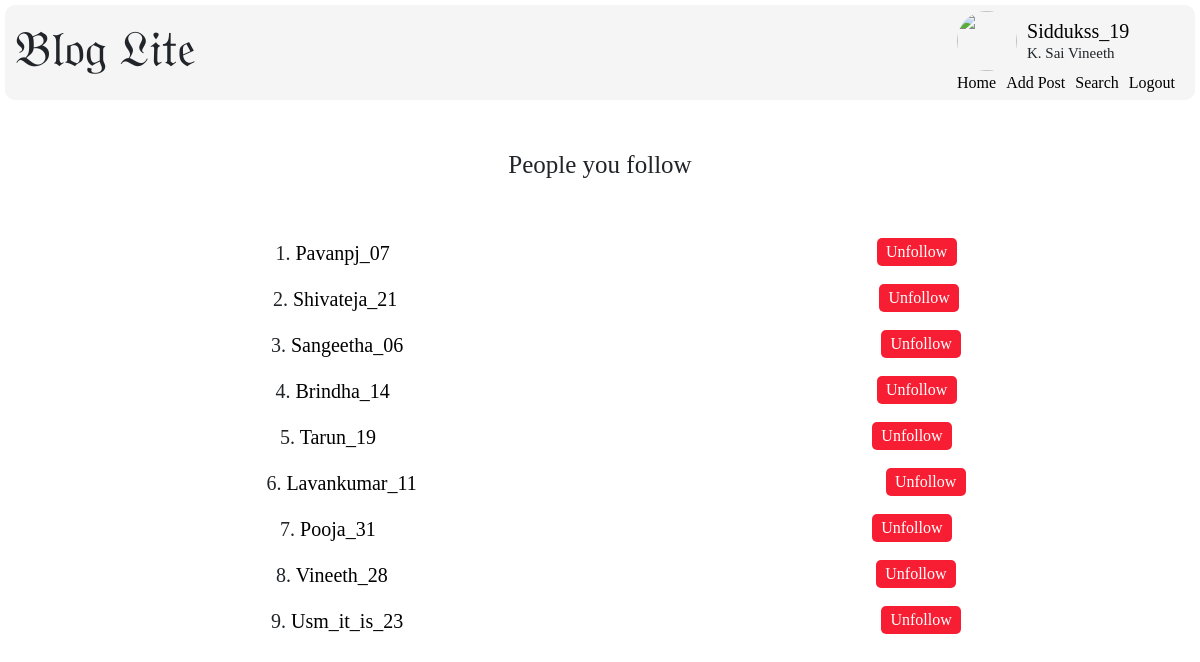
/following/Siddukss_19 (signed in), run on the app's committed database.
### application/models.py (models this page shows)
class User(db.Model):
    __tablename__ = 'user'
    user_id = db.Column(db.Integer, autoincrement = True, primary_key = True, unique = True)
    name = db.Column(db.String, nullable = False)
    username = db.Column(db.String, nullable = False, unique = True)
    password = db.Column(db.String, nullable = False)
    email = db.Column(db.String, nullable = False, unique = True)
    mobile_number = db.Column(db.Integer, nullable = False, unique = True)
    created_date = db.Column(db.String, nullable = False)
    updated_date = db.Column(db.String, nullable = False)
    userposts = db.relationship('UserPosts', backref = 'user', lazy = True)
    profilepics = db.relationship('ProfilePics', backref = 'user', lazy = True)
    followers_list = db.relationship('Followers_List', backref = 'user', lazy = True)
    following_list = db.relationship('Following_List', backref = 'user', lazy = True)
    comments = db.relationship('Comments', backref='user', lazy = True)

### application/controllers.py (the view)
@app.route('/following/<username>', methods=["GET"])
def view_following(username):
    if not g.user:
        return redirect(url_for('session_expired'))
    if request.method == "GET":
        user = User.query.filter_by(username = username).first()
        following = Following_List.query.filter_by(user_id = user.user_id).all()
        following_list = []
        for follow in following:
            user = User.query.filter_by(user_id = follow.following_id).first()
            following_list.append(user)
        return render_template('view_following.html', username = username, name = session['fullname'], following_list = following_list)

### application/controllers.py (called while the page is built)
@app.before_request
def before_request():
    g.user = None
    if 'user' in session:
        g.user = session['user']

@app.after_request
def after_request(response):
    response.headers["Cache-Control"] = "no-cache, no-store, must-revalidate, post-check=0, pre-check=0"
    return response

### templates/view_following.html (shortened to what this page needs)
{% extends "base.html" -%}
{% block head -%}
    <link rel="stylesheet" type="text/css" href="{{ url_for('static', filename='followers-following.css') }}"/>
{% endblock -%}
{% block content -%}
    <div class="followers-heading-container">
        <h1 class="your-followers-heading">People you follow</h1>
    </div>
    {% if following_list|length %}
        <div id="followers-list-container">
            <ul>
                {% for i in range(following_list|length) %}
                    <li class="list-items">
                        <p class="user-list-user-name">
                            {{i+1}}.
                            <a href="{{ url_for('view_profile', temp_username = following_list[i].username) }}">{{ following_list[i].username }}</a>
                        </p>
                        <div>
                            <a href="{{ url_for('unfollow_user', username = username, unfollow_id = following_list[i].user_id) }}"><button class="unfollow-button">Unfollow</button></a>
                        </div>
                    </li>
                {% endfor -%}
            </ul>
        </div>
    {% else %}
    <div class="empty-list">
        <center><h5>Your Following list is empty ...</h5></center>
    </div>
    {% endif %}
{% endblock -%}

### templates/base.html (shortened to what this page needs)
<!DOCTYPE html>
<html>
<head>
    <link href="https://cdn.jsdelivr.net/npm/bootstrap@5.0.2/dist/css/bootstrap.min.css" rel="stylesheet"
>
    <link rel="stylesheet" type="text/css" href="{{ url_for('static', filename='header.css') }}"/>
    {% block head -%}{% endblock -%}
</head>
<body>
    <header>
        <div class="head-container">
            <div class="logo-container">
                <h1>𝔅𝔩𝔬𝔤 𝔏𝔦𝔱𝔢</h1>
            </div>
            <div class="profile-container">
                <div class="upper-section">
                    {% if session['default_profilepic'] %}
                        <img src="{{ url_for('static', filename='images/blank-profile-picture.png') }}" id="userProfilePic" class="user-profile-pic" />
                    {% else %}
                        <img src="{{ url_for('renderprofilepic', username = username) }}" id="userProfilePic" class="user-profile-pic" />
                    {% endif %}
                    <div id="names-container">
                        <a href="{{ url_for('profile', username = username) }}"><h5 class="user-name">{{ username }}</h5></a>
                        <p class="full-name">{{ session['fullname'] }}</p>
                    </div>
                </div>
                <div class="lower-section">
                    <a class="links-in-header" href="{{ url_for('home') }}">Home</a>
                    <a class="links-in-header" href="{{ url_for('addpost', username = username) }}">Add Post</a>
                    <a class="links-in-header" href="{{ url_for('search') }}">Search</a>
                    <a class="links-in-header" href="{{ url_for('logout') }}">Logout</a>
                </div>
            </div>
        </div>
    </header>
    <main>
        {% block content -%}{% endblock -%}
    </main>
</body>
</html>

### static/header.css (style rules this page uses)
* { font-family: poppins; }
.head-container { display: flex; flex-direction: row; justify-content: space-between; padding: 10px 10px; background-color: whitesmoke; border-radius: 10px; margin: 5px 5px; height: 95px; align-items: center; }
.logo-container h1 { font-size: 50px; }
.upper-section { display: flex; flex-direction: row; align-items: center; justify-content: start; margin-right: 50px; }
.user-profile-pic { height: 60px; width: 60px; border-radius: 50%; margin-right: 10px; }
#names-container { height: 40px; margin: 0px; }
#names-container a { text-decoration: none; color: black; }
.user-name { margin: 10px 0px 10px 0px; line-height: 1px; }
.full-name { margin: 0px 0px 0px 0px; font-size: 15px; }
.lower-section { display: flex; flex-direction: row; align-items: center; justify-content: end; }
.links-in-header { margin-right: 10px; text-decoration: none; color: black; }
.lower-section a { position: relative; color: #000; text-decoration: none; }
.lower-section a::before { content: ""; position: absolute; display: block; width: 100%; height: 2px; bottom: 0; left: 0; background-color: blue; transform: scaleX(0); transition: transform 0.3s ease; }

### static/followers-following.css (style rules this page uses)
a { text-decoration: none; color: black; }
.followers-heading-container { display: flex; flex-direction: row; justify-content: space-around; margin: 50px 0px; }
.your-followers-heading { font-size: 25px; }
.user-list-user-name { font-size: 20px; }
.list-items { display: flex; flex-direction: row; justify-content: space-around; }
.unfollow-button { color: #ffffff; height: 28px; width: 80px; border-radius: 5px; border: none; background-color: #f71e33; }

### data on the page
User: fullname "K. Sai Vineeth", username "Vineeth_28"
User: username "Pavanpj_07"
User: username "Shivateja_21"
User: username "Sangeetha_06"
User: username "Brindha_14"
User: username "Tarun_19"
User: username "Lavankumar_11"
User: username "Pooja_31"
User: username "Usm_it_is_23"

### other printed values
{{ username }} "Siddukss_19"
{{ i+1 }} "1" "2" "3" "4" "5" "6" "7" "8" "9"
